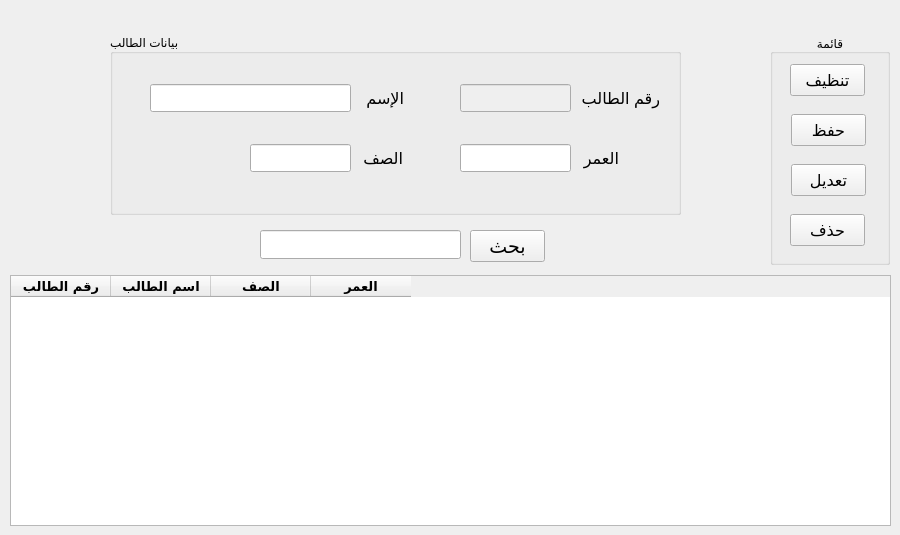
      <widget class="QWidget" name="tab_15">
       <attribute name="title">
        <string>الطلاب</string>
       </attribute>
       <widget class="QTableWidget" name="tableWidget_10">
        <property name="geometry">
         <rect>
          <x>10</x>
          <y>275</y>
          <width>881</width>
          <height>251</height>
         </rect>
        </property>
        <property name="font">
         <font>
          <family>Tajawal</family>
          <pointsize>10</pointsize>
          <weight>75</weight>
          <bold>true</bold>
         </font>
        </property>
        <column>
         <property name="text">
          <string>رقم الطالب</string>
         </property>
         <property name="font">
          <font>
           <family>Tajawal</family>
           <pointsize>10</pointsize>
          </font>
         </property>
        </column>
        <column>
         <property name="text">
          <string>اسم الطالب</string>
         </property>
        </column>
        <column>
         <property name="text">
          <string>الصف</string>
         </property>
        </column>
        <column>
         <property name="text">
          <string>العمر</string>
         </property>
        </column>
       </widget>
       <widget class="QGroupBox" name="groupBox_21">
        <property name="geometry">
         <rect>
          <x>770</x>
          <y>34</y>
          <width>120</width>
          <height>231</height>
         </rect>
        </property>
        <property name="title">
         <string>قائمة</string>
        </property>
        <property name="alignment">
         <set>Qt::AlignCenter</set>
        </property>
        <widget class="QPushButton" name="pushButton_54">
         <property name="geometry">
          <rect>
           <x>20</x>
           <y>30</y>
           <width>75</width>
           <height>32</height>
          </rect>
         </property>
         <property name="font">
          <font>
           <pointsize>12</pointsize>
          </font>
         </property>
         <property name="text">
          <string>تنظيف</string>
         </property>
        </widget>
        <widget class="QPushButton" name="pushButton_55">
         <property name="geometry">
          <rect>
           <x>21</x>
           <y>80</y>
           <width>75</width>
           <height>32</height>
          </rect>
         </property>
         <property name="font">
          <font>
           <pointsize>12</pointsize>
          </font>
         </property>
         <property name="text">
          <string>حفظ</string>
         </property>
        </widget>
        <widget class="QPushButton" name="pushButton_56">
         <property name="geometry">
          <rect>
           <x>21</x>
           <y>130</y>
           <width>75</width>
           <height>32</height>
          </rect>
         </property>
         <property name="font">
          <font>
           <pointsize>12</pointsize>
          </font>
         </property>
         <property name="text">
          <string>تعديل</string>
         </property>
        </widget>
        <widget class="QPushButton" name="pushButton_57">
         <property name="geometry">
          <rect>
           <x>20</x>
           <y>180</y>
           <width>75</width>
           <height>32</height>
          </rect>
         </property>
         <property name="font">
          <font>
           <pointsize>12</pointsize>
          </font>
         </property>
         <property name="text">
          <string>حذف</string>
         </property>
        </widget>
       </widget>
       <widget class="QGroupBox" name="groupBox_22">
        <property name="geometry">
         <rect>
          <x>110</x>
          <y>34</y>
          <width>571</width>
          <height>181</height>
         </rect>
        </property>
        <property name="title">
         <string>بيانات الطالب</string>
        </property>
        <widget class="QLabel" name="label_49">
         <property name="geometry">
          <rect>
           <x>470</x>
           <y>52</y>
           <width>80</width>
           <height>24</height>
          </rect>
         </property>
         <property name="font">
          <font>
           <pointsize>12</pointsize>
          </font>
         </property>
         <property name="text">
          <string>رقم الطالب</string>
         </property>
        </widget>
        <widget class="QLabel" name="label_50">
         <property name="geometry">
          <rect>
           <x>250</x>
           <y>52</y>
           <width>44</width>
           <height>24</height>
          </rect>
         </property>
         <property name="font">
          <font>
           <pointsize>12</pointsize>
          </font>
         </property>
         <property name="text">
          <string>الإسم</string>
         </property>
        </widget>
        <widget class="QLabel" name="label_51">
         <property name="geometry">
          <rect>
           <x>470</x>
           <y>112</y>
           <width>39</width>
           <height>24</height>
          </rect>
         </property>
         <property name="font">
          <font>
           <pointsize>12</pointsize>
          </font>
         </property>
         <property name="text">
          <string>العمر</string>
         </property>
        </widget>
        <widget class="QLineEdit" name="lineEdit_50">
         <property name="enabled">
          <bool>true</bool>
         </property>
         <property name="geometry">
          <rect>
           <x>350</x>
           <y>110</y>
           <width>111</width>
           <height>28</height>
          </rect>
         </property>
         <property name="font">
          <font>
           <pointsize>12</pointsize>
          </font>
         </property>
        </widget>
        <widget class="QLineEdit" name="lineEdit_51">
         <property name="enabled">
          <bool>false</bool>
         </property>
         <property name="geometry">
          <rect>
           <x>350</x>
           <y>50</y>
           <width>111</width>
           <height>28</height>
          </rect>
         </property>
         <property name="font">
          <font>
           <pointsize>12</pointsize>
          </font>
         </property>
        </widget>
        <widget class="QLineEdit" name="lineEdit_52">
         <property name="geometry">
          <rect>
           <x>40</x>
           <y>50</y>
           <width>201</width>
           <height>28</height>
          </rect>
         </property>
         <property name="font">
          <font>
           <pointsize>12</pointsize>
          </font>
         </property>
        </widget>
        <widget class="QLineEdit" name="lineEdit_53">
         <property name="enabled">
          <bool>true</bool>
         </property>
         <property name="geometry">
          <rect>
           <x>140</x>
           <y>110</y>
           <width>101</width>
           <height>28</height>
          </rect>
         </property>
         <property name="font">
          <font>
           <pointsize>12</pointsize>
          </font>
         </property>
        </widget>
        <widget class="QLabel" name="label_52">
         <property name="geometry">
          <rect>
           <x>250</x>
           <y>112</y>
           <width>43</width>
           <height>24</height>
          </rect>
         </property>
         <property name="font">
          <font>
           <pointsize>12</pointsize>
          </font>
         </property>
         <property name="text">
          <string>الصف</string>
         </property>
        </widget>
       </widget>
       <widget class="QPushButton" name="pushButton_58">
        <property name="geometry">
         <rect>
          <x>470</x>
          <y>230</y>
          <width>75</width>
          <height>32</height>
         </rect>
        </property>
        <property name="font">
         <font>
          <pointsize>14</pointsize>
         </font>
        </property>
        <property name="text">
         <string>بحث</string>
        </property>
       </widget>
       <widget class="QLineEdit" name="lineEdit_54">
        <property name="geometry">
         <rect>
          <x>260</x>
          <y>230</y>
          <width>201</width>
          <height>29</height>
         </rect>
        </property>
       </widget>
      </widget>
